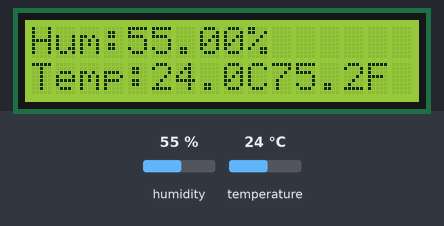
Recording of a sketch running on a simulated Arduino Uno, built with avr-gcc and run on an emulated ATmega328P. Parts: 16×2 character LCD. The test bench sets the inputs (shaded band); at power-on: humidity 55 %, temperature 24 °C. What the sketch prints to the serial monitor is not drawn.

Above: at 2.7 s.
2.8 s: humidity set to 22 %
At 4.7 s:
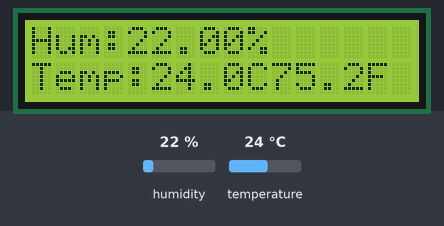
5.9 s: temperature set to 12 °C
At 6.8 s:
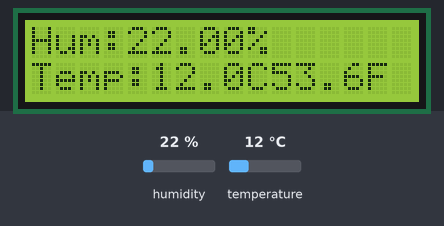
9.0 s: humidity set to 40 %
At 11.1 s:
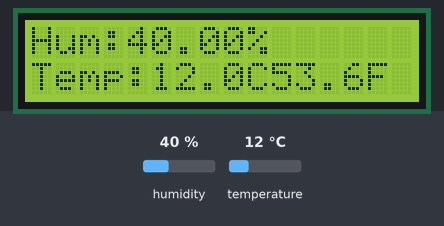
12.2 s: temperature set to 19 °C
At 13.2 s:
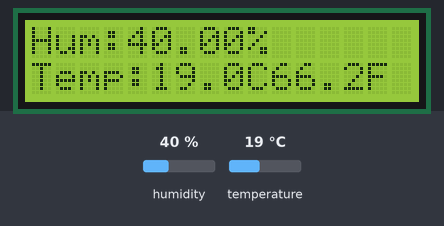
Timing chart, 0 to 15.2 s (numbered marks = the images above; inputs shaded):
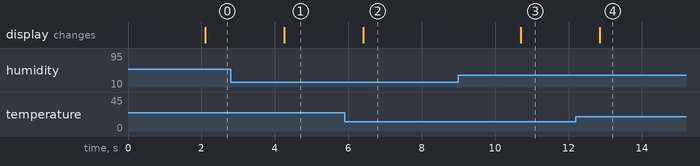

The sketch:

lab3-3.ino
```cpp
#include "DHT.h"

DHT dht;

#include <LiquidCrystal_I2C.h>
LiquidCrystal_I2C lcd(0x27, 16, 2);

void setup() {
  Serial.begin(9600);
  Serial.println();
  Serial.println("Status\tHumidity (%)\tTemperature (C)\t(F)");
  dht.setup(2);
  lcd.begin();

}

void loop() {
delay(dht.getMinimumSamplingPeriod());

float humidity = dht.getHumidity(); // ดึงค่าความชื้น
float temperature = dht.getTemperature(); // ดึงค่าอุณหภูมิ

Serial.print(dht.getStatusString());
Serial.print("\t");
Serial.print(humidity, 1);
Serial.print("\t\t");
Serial.print(temperature, 1);
Serial.print("\t\t");
Serial.println(dht.toFahrenheit(temperature), 1);
lcd.setCursor(0, 0);
lcd.print("Hum:      ");
lcd.setCursor(4, 0);
lcd.print(humidity);
lcd.setCursor(9, 0);
lcd.print("%");
lcd.setCursor(0, 1);

lcd.print("Temp:      ");
lcd.setCursor(5, 1);
lcd.print(temperature);
lcd.setCursor(9, 1);
lcd.print("C");/*แสดงอุณหภูมิหน่วย เซลเซียส*/

lcd.print(dht.toFahrenheit(temperature), 1);
lcd.print("F");/*แสดงอุณหภูมิหน่วย ฟาเรนไฮต์*/
delay(100);

}
```

Measured:
- after the input at 2.8 s, the display: changes after 1.5 s (image 1)
- after the input at 5.9 s, the display: changes after 0.51 s (image 2)
- after the input at 9.0 s, the display: changes after 1.7 s (image 3)
- after the input at 12.2 s, the display: changes after 0.65 s (image 4)
